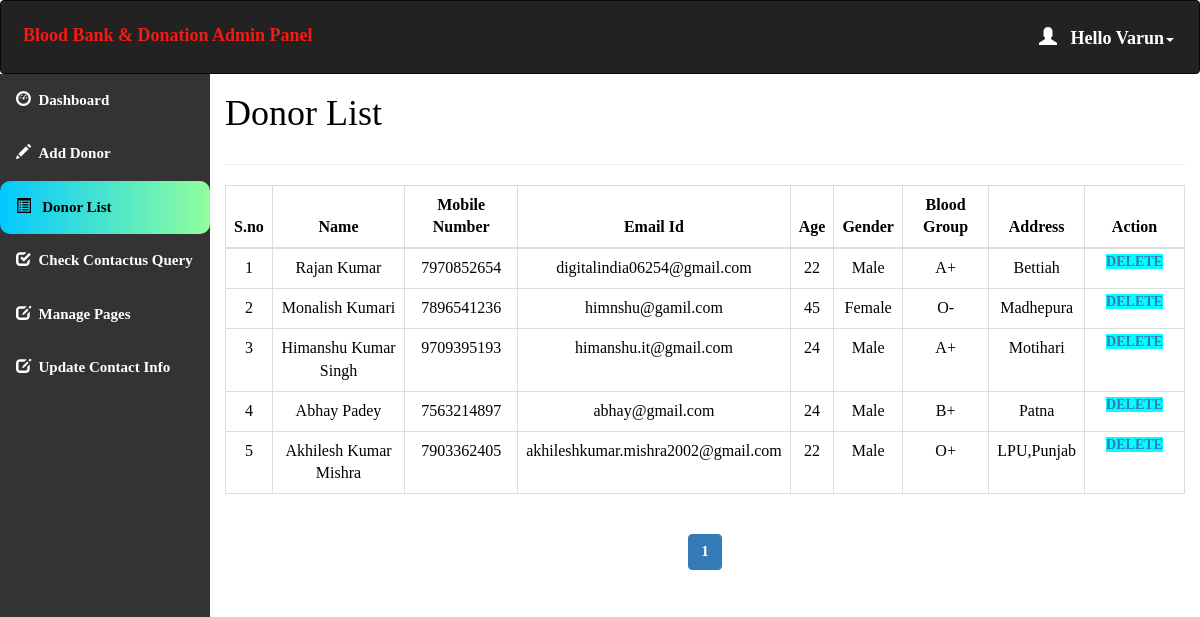
The page /admin/donor_list.php (signed in) on the database its author committed.
### tables this page shows
CREATE TABLE `donor_details` (
  `donor_id` int(11) NOT NULL,
  `donor_name` varchar(50) NOT NULL,
  `donor_number` varchar(10) NOT NULL,
  `donor_mail` varchar(50) DEFAULT NULL,
  `donor_age` int(60) NOT NULL,
  `donor_gender` varchar(10) NOT NULL,
  `donor_blood` varchar(10) NOT NULL,
  `donor_address` varchar(100) NOT NULL
);

CREATE TABLE `blood` (
  `blood_id` int(11) NOT NULL,
  `blood_group` varchar(10) NOT NULL
);

### admin/donor_list.php (the view, shortened to what this page needs)
<html>
<head>
  <link rel="stylesheet" href="https://maxcdn.bootstrapcdn.com/bootstrap/3.4.1/css/bootstrap.min.css">
</head>
<?php
include 'conn.php';
  if (isset($_SESSION['loggedin']) && $_SESSION['loggedin'] == true) {
  ?>
<body style="color:black">
<div id="header">
<?php include 'header.php';
?>
</div>
<div id="sidebar">
<?php $active="list"; include 'sidebar.php'; ?>
</div>
<div id="content" >
  <div class="content-wrapper">
    <div class="container-fluid">
      <div class="row">
        <div class="col-md-12 lg-12 sm-12">
          <h1 class="page-title">Donor List</h1>
        </div>
      </div>
      <hr>
      <?php
        include 'conn.php';
        $limit = 10;
        if(isset($_GET['page'])){
          $page = $_GET['page'];
        }else{
          $page = 1;
        }
        $offset = ($page - 1) * $limit;
        $count=$offset+1;
        $sql= "select * from donor_details join blood where donor_details.donor_blood=blood.blood_id LIMIT {$offset},{$limit}";
        $result=mysqli_query($conn,$sql);
        if(mysqli_num_rows($result)>0)   {
       ?>
       <div class="table-responsive">
      <table class="table table-bordered" style="text-align:center">
          <thead style="text-align:center">
          <th style="text-align:center">S.no</th>
          <th style="text-align:center">Name</th>
          <th style="text-align:center">Mobile Number</th>
          <th style="text-align:center">Email Id</th>
          <th style="text-align:center">Age</th>
          <th style="text-align:center">Gender</th>
          <th style="text-align:center">Blood Group</th>
          <th style="text-align:center">Address</th>
          <th style="text-align:center">Action</th>
          </thead>
          <tbody>
            <?php
            while($row = mysqli_fetch_assoc($result)) { ?>
          <tr>
                  <td><?php echo $count++; ?></td>
                  <td><?php echo $row['donor_name']; ?></td>
                  <td><?php echo $row['donor_number']; ?></td>
                  <td><?php echo $row['donor_mail']; ?></td>
                  <td><?php echo $row['donor_age']; ?></td>
                  <td><?php echo $row['donor_gender']; ?></td>
                    <td><?php echo $row['blood_group']; ?></td>
                    <td><?php echo $row['donor_address']; ?></td>
                    <td id="he" style="width:100px">
                    <a style="background-color:aqua" href='delete.php?id=<?php echo $row['donor_id']; ?>'> Delete </a>
                </td>
              </tr>
            <?php } ?>
          </tbody>
      </table>
    </div>
    <?php } ?>
<div class="table-responsive"style="text-align:center;align:center">
    <?php
    $sql1 = "SELECT * FROM donor_details";
    $result1 = mysqli_query($conn, $sql1) or die("Query Failed.");
    if(mysqli_num_rows($result1) > 0){
      $total_records = mysqli_num_rows($result1);
      $total_page = ceil($total_records / $limit);
      echo '<ul class="pagination admin-pagination">';
      for($i = 1; $i <= $total_page; $i++){
        if($i == $page){
          $active = "active";
        }else{
          $active = "";
        }
        echo '<li class="'.$active.'"><a href="donor_list.php?page='.$i.'">'.$i.'</a></li>';
      }
      echo '</ul>';
    }
    ?>
  </div>
  </div>
</div>
</div>
   <?php }
    ?>
</body>
</html>

### admin/header.php (shortened to what this page needs)
<!DOCTYPE html>
<html>
<head>
  <link rel="stylesheet" href="https://maxcdn.bootstrapcdn.com/bootstrap/3.4.1/css/bootstrap.min.css">
</head>
<body>
<nav class="navbar navbar-inverse">
  <div class="container-fluid">
    <div class="navbar-header">
      <a class="navbar-brand" id="qq" href="dashboard.php" style="color:#F51A14;">Blood Bank & Donation Admin Panel</a>
    </div>
    <ul class="nav navbar-nav navbar-right">
      <li class="dropdown"><a class="dropdown-toggle" id="qw" data-toggle="dropdown" href="#" style="font-weight:bold;color:white "> <span class="glyphicon glyphicon-user"></span>&nbsp&nbsp
        <?php
        include 'conn.php';
        $username=$_SESSION['username'];
        $sql="select * from admin_info where admin_username='$username'";
        $result=mysqli_query($conn,$sql) or die("query failed.");
        $row=mysqli_fetch_assoc($result);
        echo "Hello ".$row['admin_name'];
       ?><span class="caret"></span></a>
    </li>
    </ul>
  </div>
</nav>
</body></html>

### admin/donor_list.php (style rules this page uses)
#sidebar { position:relative;margin-top:-20px }
#content { position:relative;margin-left:210px }
#he { font-size: 14px; font-weight: 600; text-transform: uppercase; padding: 3px 7px; color: #fff; text-decoration: none; border-radius: 3px; align:center }

### admin/header.php (style rules this page uses)
.navbar { background-color: #333333 ; padding: 10px 10px; color:#FF0404 ; }
.navbar a { float: left; color: white; text-align: center; padding: 12px; text-decoration: none; font-size: 18px; line-height: 25px; }
.navbar-brand { font-size: 25px; font-weight: bold; }
.navbar a { float: none; display: block; text-align: left; }
.navbar-right { float: none; }

### admin/sidebar.php (style rules this page uses)
body { margin: 0; font-family: 'Averia Gruesa Libre';font-size: 15px; color:#F8F9F9; }

### rows shown on the page
donor_details: donor_name "Rajan Kumar", donor_number "7970852654", donor_mail "digitalindia06254@gmail.com", donor_age "22", donor_gender "Male", blood.blood_group "A+", donor_address "Bettiah"
donor_details: donor_name "Monalish Kumari", donor_number "7896541236", donor_mail "himnshu@gamil.com", donor_age "45", donor_gender "Female", blood.blood_group "O-", donor_address "Madhepura"
donor_details: donor_name "Himanshu Kumar Singh", donor_number "9709395193", donor_mail "himanshu.it@gmail.com", donor_age "24", donor_gender "Male", blood.blood_group "A+", donor_address "Motihari"
donor_details: donor_name "Abhay Padey", donor_number "7563214897", donor_mail "abhay@gmail.com", donor_age "24", donor_gender "Male", blood.blood_group "B+", donor_address "Patna"
donor_details: donor_name "Akhilesh Kumar Mishra", donor_number "7903362405", donor_mail "akhileshkumar.mishra2002@gmail.com", donor_age "22", donor_gender "Male", blood.blood_group "O+", donor_address "LPU,Punjab"

### other values the page prints
$row['admin_name'] "Varun"
